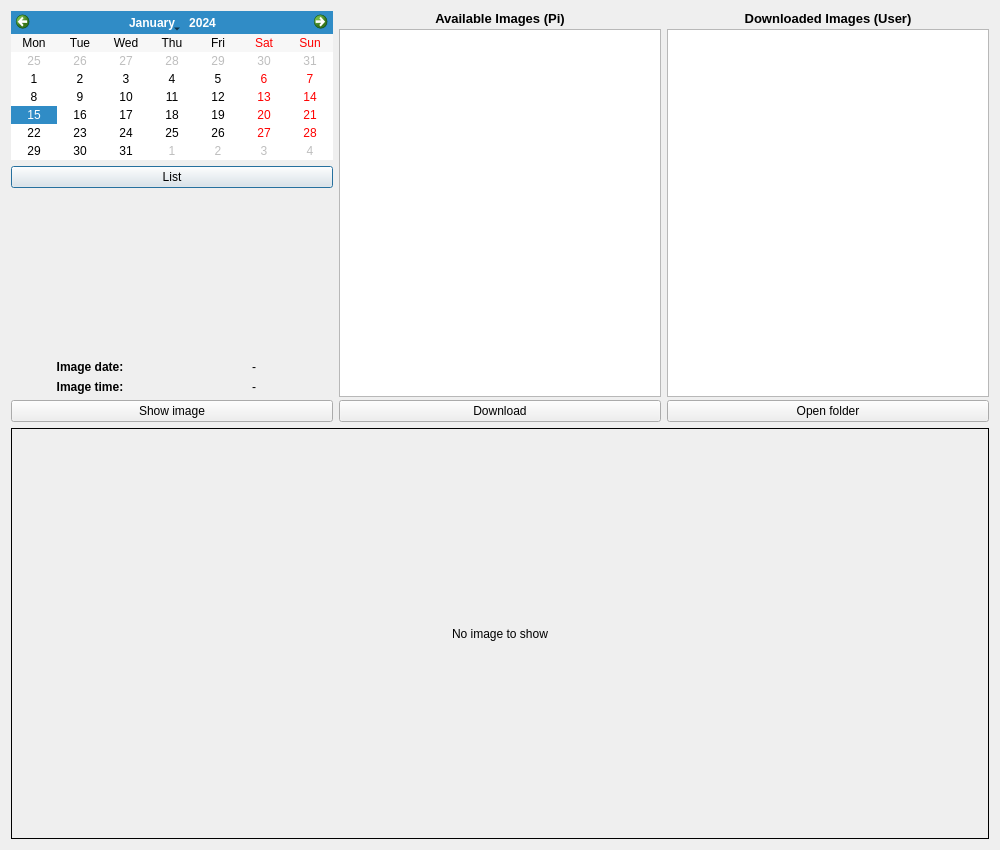
<?xml version="1.0" encoding="UTF-8"?>
<ui version="4.0">
 <class>ImageViewerDialog</class>
 <widget class="QDialog" name="ImageViewerDialog">
  <property name="geometry">
   <rect>
    <x>0</x>
    <y>0</y>
    <width>1000</width>
    <height>850</height>
   </rect>
  </property>
  <property name="windowTitle">
   <string>Images</string>
  </property>
  <layout class="QVBoxLayout" name="verticalLayout_4">
   <item>
    <layout class="QHBoxLayout" name="horizontalLayout">
     <item>
      <layout class="QVBoxLayout" name="verticalLayout">
       <item>
        <widget class="QCalendarWidget" name="calendarWidget">
         <property name="gridVisible">
          <bool>false</bool>
         </property>
         <property name="verticalHeaderFormat">
          <enum>QCalendarWidget::VerticalHeaderFormat::NoVerticalHeader</enum>
         </property>
        </widget>
       </item>
       <item>
        <widget class="QPushButton" name="listButton">
         <property name="text">
          <string>List</string>
         </property>
        </widget>
       </item>
       <item>
        <spacer name="verticalSpacer">
         <property name="orientation">
          <enum>Qt::Orientation::Vertical</enum>
         </property>
         <property name="sizeHint" stdset="0">
          <size>
           <width>20</width>
           <height>40</height>
          </size>
         </property>
        </spacer>
       </item>
       <item>
        <layout class="QGridLayout" name="gridLayout">
         <item row="2" column="0">
          <widget class="QLabel" name="label_4">
           <property name="font">
            <font>
             <bold>true</bold>
            </font>
           </property>
           <property name="text">
            <string>Image time:</string>
           </property>
           <property name="alignment">
            <set>Qt::AlignmentFlag::AlignCenter</set>
           </property>
          </widget>
         </item>
         <item row="1" column="1">
          <widget class="QLabel" name="dateLabel">
           <property name="text">
            <string>-</string>
           </property>
           <property name="alignment">
            <set>Qt::AlignmentFlag::AlignCenter</set>
           </property>
          </widget>
         </item>
         <item row="4" column="0" colspan="2">
          <widget class="QPushButton" name="showImageButton">
           <property name="text">
            <string>Show image</string>
           </property>
          </widget>
         </item>
         <item row="1" column="0">
          <widget class="QLabel" name="label_2">
           <property name="font">
            <font>
             <bold>true</bold>
            </font>
           </property>
           <property name="text">
            <string>Image date:</string>
           </property>
           <property name="alignment">
            <set>Qt::AlignmentFlag::AlignCenter</set>
           </property>
          </widget>
         </item>
         <item row="2" column="1">
          <widget class="QLabel" name="timeLabel">
           <property name="text">
            <string>-</string>
           </property>
           <property name="alignment">
            <set>Qt::AlignmentFlag::AlignCenter</set>
           </property>
          </widget>
         </item>
         <item row="0" column="0" colspan="2">
          <spacer name="verticalSpacer_2">
           <property name="orientation">
            <enum>Qt::Orientation::Vertical</enum>
           </property>
           <property name="sizeHint" stdset="0">
            <size>
             <width>20</width>
             <height>40</height>
            </size>
           </property>
          </spacer>
         </item>
        </layout>
       </item>
      </layout>
     </item>
     <item>
      <layout class="QVBoxLayout" name="verticalLayout_2">
       <property name="spacing">
        <number>3</number>
       </property>
       <item>
        <widget class="QLabel" name="label">
         <property name="font">
          <font>
           <pointsize>10</pointsize>
           <bold>true</bold>
          </font>
         </property>
         <property name="text">
          <string>Available Images (Pi)</string>
         </property>
         <property name="alignment">
          <set>Qt::AlignmentFlag::AlignCenter</set>
         </property>
        </widget>
       </item>
       <item>
        <widget class="QListWidget" name="availableImagesListWidget">
         <property name="selectionMode">
          <enum>QAbstractItemView::SelectionMode::MultiSelection</enum>
         </property>
        </widget>
       </item>
       <item>
        <widget class="QPushButton" name="downloadImagesButton">
         <property name="text">
          <string>Download</string>
         </property>
        </widget>
       </item>
      </layout>
     </item>
     <item>
      <layout class="QVBoxLayout" name="verticalLayout_3">
       <property name="spacing">
        <number>3</number>
       </property>
       <item>
        <widget class="QLabel" name="downloadedImagesLabel">
         <property name="font">
          <font>
           <pointsize>10</pointsize>
           <bold>true</bold>
          </font>
         </property>
         <property name="text">
          <string>Downloaded Images (User)</string>
         </property>
         <property name="alignment">
          <set>Qt::AlignmentFlag::AlignCenter</set>
         </property>
        </widget>
       </item>
       <item>
        <widget class="QListWidget" name="downloadedImagesListWidget"/>
       </item>
       <item>
        <widget class="QPushButton" name="openFolderButton">
         <property name="text">
          <string>Open folder</string>
         </property>
        </widget>
       </item>
      </layout>
     </item>
    </layout>
   </item>
   <item>
    <layout class="QHBoxLayout" name="horizontalLayout_2" stretch="2">
     <item>
      <widget class="QLabel" name="imageLabel">
       <property name="sizePolicy">
        <sizepolicy hsizetype="Expanding" vsizetype="Expanding">
         <horstretch>0</horstretch>
         <verstretch>0</verstretch>
        </sizepolicy>
       </property>
       <property name="minimumSize">
        <size>
         <width>320</width>
         <height>240</height>
        </size>
       </property>
       <property name="frameShape">
        <enum>QFrame::Shape::Box</enum>
       </property>
       <property name="text">
        <string>No image to show</string>
       </property>
       <property name="alignment">
        <set>Qt::AlignmentFlag::AlignCenter</set>
       </property>
      </widget>
     </item>
    </layout>
   </item>
  </layout>
 </widget>
 <resources/>
 <connections/>
</ui>
